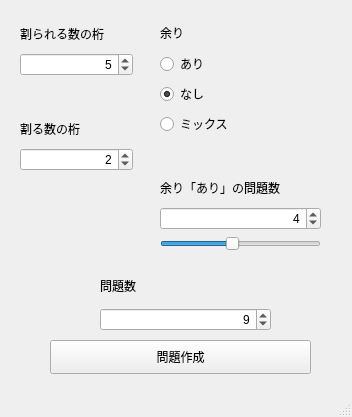
<?xml version="1.0" encoding="UTF-8"?>
<ui version="4.0">
 <class>MainWindow</class>
 <widget class="QMainWindow" name="MainWindow">
  <property name="geometry">
   <rect>
    <x>0</x>
    <y>0</y>
    <width>352</width>
    <height>417</height>
   </rect>
  </property>
  <property name="windowTitle">
   <string>MainWindow</string>
  </property>
  <widget class="QWidget" name="centralwidget">
   <widget class="QWidget" name="verticalLayoutWidget">
    <property name="geometry">
     <rect>
      <x>20</x>
      <y>20</y>
      <width>113</width>
      <height>151</height>
     </rect>
    </property>
    <layout class="QVBoxLayout" name="verticalLayout">
     <item>
      <widget class="QLabel" name="label">
       <property name="text">
        <string>割られる数の桁</string>
       </property>
      </widget>
     </item>
     <item>
      <widget class="QSpinBox" name="spinBox_2">
       <property name="alignment">
        <set>Qt::AlignRight|Qt::AlignTrailing|Qt::AlignVCenter</set>
       </property>
       <property name="value">
        <number>5</number>
       </property>
      </widget>
     </item>
     <item>
      <widget class="QLabel" name="label_6">
       <property name="text">
        <string/>
       </property>
      </widget>
     </item>
     <item>
      <widget class="QLabel" name="label_2">
       <property name="text">
        <string>割る数の桁</string>
       </property>
      </widget>
     </item>
     <item>
      <widget class="QSpinBox" name="spinBox">
       <property name="alignment">
        <set>Qt::AlignRight|Qt::AlignTrailing|Qt::AlignVCenter</set>
       </property>
       <property name="value">
        <number>2</number>
       </property>
      </widget>
     </item>
    </layout>
   </widget>
   <widget class="QWidget" name="verticalLayoutWidget_2">
    <property name="geometry">
     <rect>
      <x>160</x>
      <y>20</y>
      <width>161</width>
      <height>231</height>
     </rect>
    </property>
    <layout class="QVBoxLayout" name="verticalLayout_2">
     <item>
      <widget class="QLabel" name="label_3">
       <property name="text">
        <string>余り</string>
       </property>
      </widget>
     </item>
     <item>
      <widget class="QRadioButton" name="radioButton">
       <property name="text">
        <string>あり</string>
       </property>
       <property name="checked">
        <bool>false</bool>
       </property>
      </widget>
     </item>
     <item>
      <widget class="QRadioButton" name="radioButton_2">
       <property name="text">
        <string>なし</string>
       </property>
       <property name="checked">
        <bool>true</bool>
       </property>
      </widget>
     </item>
     <item>
      <widget class="QRadioButton" name="radioButton_3">
       <property name="text">
        <string>ミックス</string>
       </property>
      </widget>
     </item>
     <item>
      <widget class="QLabel" name="label_7">
       <property name="text">
        <string/>
       </property>
      </widget>
     </item>
     <item>
      <widget class="QLabel" name="label_5">
       <property name="text">
        <string>余り「あり」の問題数</string>
       </property>
       <property name="alignment">
        <set>Qt::AlignLeading|Qt::AlignLeft|Qt::AlignVCenter</set>
       </property>
      </widget>
     </item>
     <item>
      <widget class="QSpinBox" name="spinBox_4">
       <property name="alignment">
        <set>Qt::AlignRight|Qt::AlignTrailing|Qt::AlignVCenter</set>
       </property>
       <property name="maximum">
        <number>9</number>
       </property>
       <property name="value">
        <number>4</number>
       </property>
      </widget>
     </item>
     <item>
      <widget class="QSlider" name="horizontalSlider">
       <property name="maximum">
        <number>9</number>
       </property>
       <property name="value">
        <number>4</number>
       </property>
       <property name="orientation">
        <enum>Qt::Horizontal</enum>
       </property>
      </widget>
     </item>
    </layout>
   </widget>
   <widget class="QWidget" name="verticalLayoutWidget_3">
    <property name="geometry">
     <rect>
      <x>100</x>
      <y>270</y>
      <width>171</width>
      <height>61</height>
     </rect>
    </property>
    <layout class="QVBoxLayout" name="verticalLayout_3">
     <item>
      <widget class="QLabel" name="label_4">
       <property name="text">
        <string>問題数</string>
       </property>
      </widget>
     </item>
     <item>
      <widget class="QSpinBox" name="spinBox_3">
       <property name="alignment">
        <set>Qt::AlignRight|Qt::AlignTrailing|Qt::AlignVCenter</set>
       </property>
       <property name="value">
        <number>9</number>
       </property>
      </widget>
     </item>
    </layout>
   </widget>
   <widget class="QPushButton" name="pushButton">
    <property name="geometry">
     <rect>
      <x>50</x>
      <y>340</y>
      <width>261</width>
      <height>34</height>
     </rect>
    </property>
    <property name="text">
     <string>問題作成</string>
    </property>
   </widget>
  </widget>
  <widget class="QStatusBar" name="statusbar"/>
 </widget>
 <resources/>
 <connections/>
</ui>
